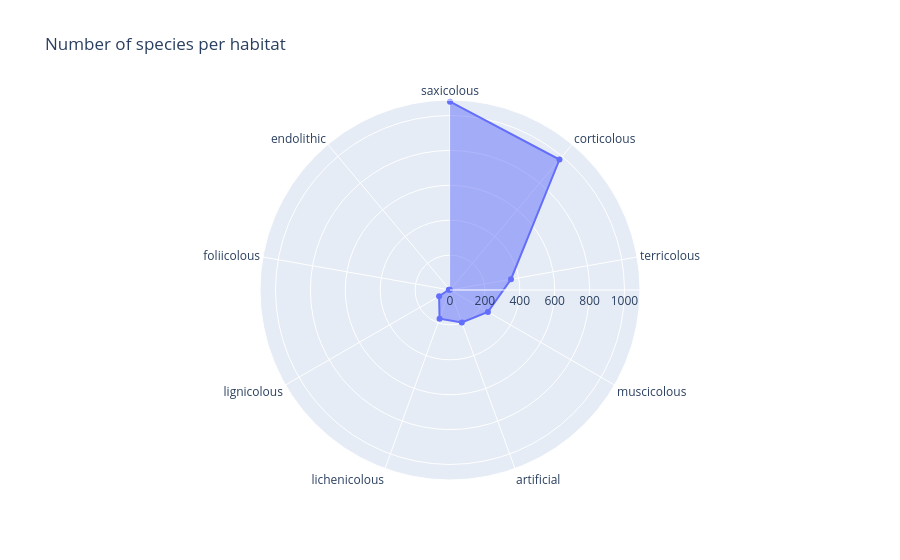
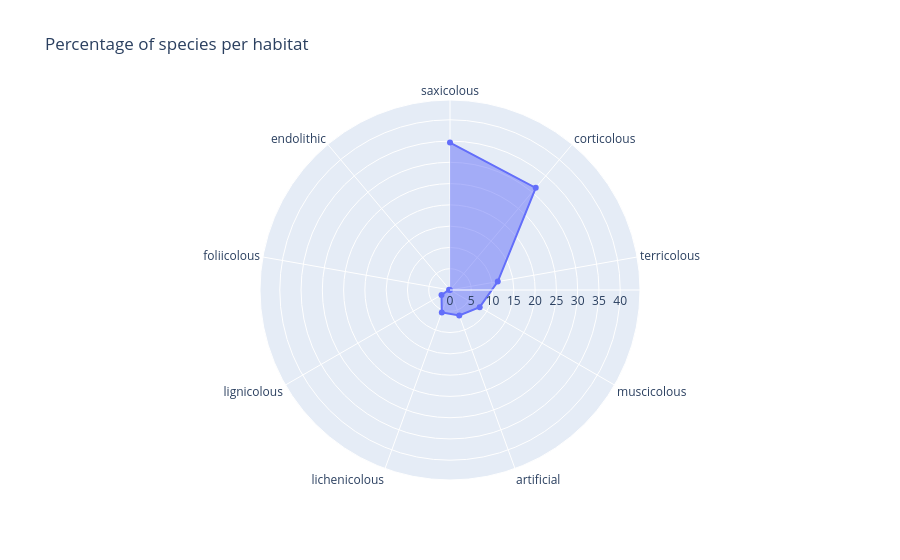

The code cell stored with these charts, in order, in its notebook:
### Code cell
# use plotly to create a radar plot representing the percentage of species for each habitat. 
fig_percent = go.Figure()
fig_percent.add_trace(go.Scatterpolar(
    r=habitat_national.sort_values('percent', ascending=False)['percent'],
    theta=habitat_national.sort_values('percent', ascending=False)['hab'],
    fill='toself',
    name='Percentage of species'
))
fig_percent.update_layout(
    polar=dict(
        angularaxis=dict(
            rotation=90,          # first value at top
            direction="clockwise" # clockwise order
        ),
        radialaxis=dict(
            visible=True,
            range=[0, habitat_national['percent'].max() + 10]
        )
    ),
    showlegend=False,
    title='Percentage of species per habitat'
)
fig.show()
fig_percent.show()

### Figure 1 — Plotly figure (JSON) as saved in the notebook; plotly's stock layout.template omitted (floating-point values rounded to 4 significant figures)
{"data": [{"fill": "toself", "name": "Number of species", "r": [1079, 976, 355, 251, 198, 175, 72, 7, 1], "theta": ["saxicolous", "corticolous", "terricolous", "muscicolous", "artificial", "lichenicolous", "lignicolous", "foliicolous", "endolithic"], "type": "scatterpolar"}], "layout": {"polar": {"angularaxis": {"direction": "clockwise", "rotation": 90}, "radialaxis": {"range": [0, 1089], "visible": true}}, "showlegend": false, "title": {"text": "Number of species per habitat"}}}

### Figure 2 — Plotly figure (JSON) as saved in the notebook; plotly's stock layout.template omitted (floating-point values rounded to 4 significant figures)
{"data": [{"fill": "toself", "name": "Percentage of species", "r": [34.65, 31.34, 11.4, 8.06, 6.36, 5.62, 2.31, 0.22, 0.03], "theta": ["saxicolous", "corticolous", "terricolous", "muscicolous", "artificial", "lichenicolous", "lignicolous", "foliicolous", "endolithic"], "type": "scatterpolar"}], "layout": {"polar": {"angularaxis": {"direction": "clockwise", "rotation": 90}, "radialaxis": {"range": [0, 44.65], "visible": true}}, "showlegend": false, "title": {"text": "Percentage of species per habitat"}}}
